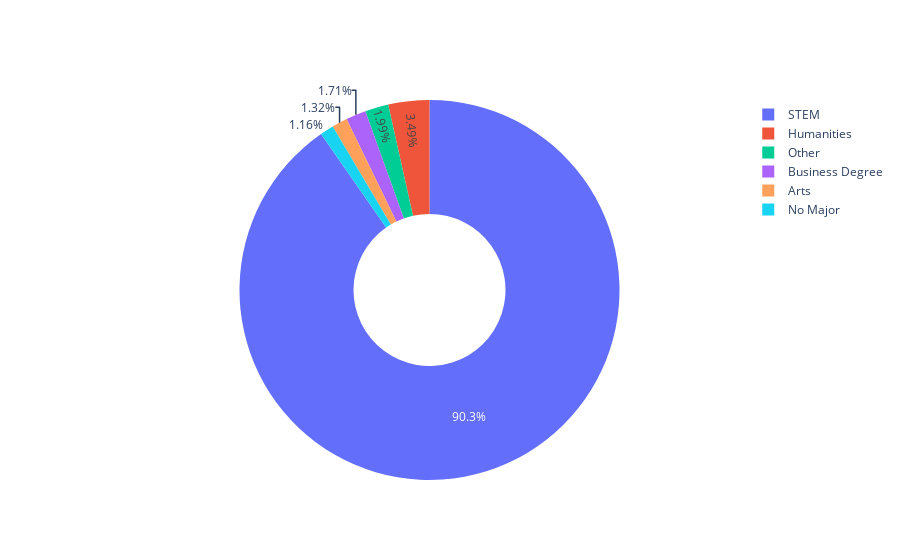

Notebook cell for this chart:
### Code cell
#pie chart showing major discipline
fig = go.Figure(data=[go.Pie(labels=major.index,values=major.values,hoverinfo='label+percent',hole=0.4)])
fig.show()

### Figure 1 — Plotly figure (JSON) as saved in the notebook; plotly's stock layout.template omitted (floating-point values rounded to 4 significant figures)
{"data": [{"hole": 0.4, "hoverinfo": "label+percent", "labels": ["STEM", "Humanities", "Other", "Business Degree", "Arts", "No Major"], "type": "pie", "values": [17305, 669, 381, 327, 253, 223]}], "layout": {}}
